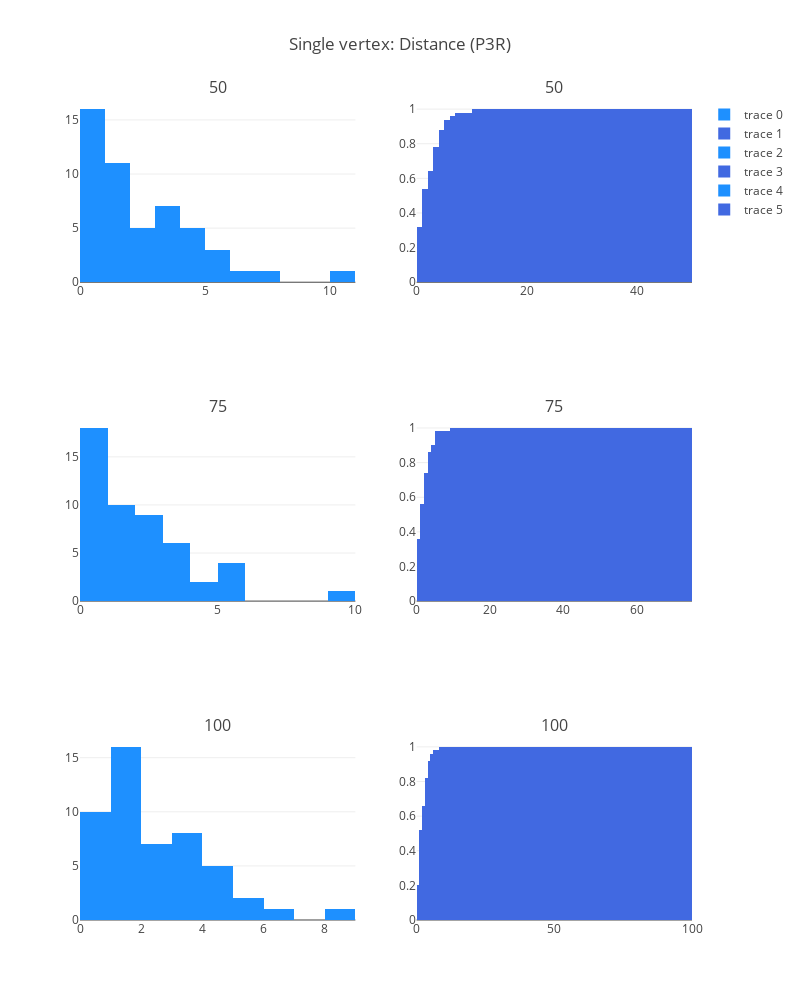

The notebook cell saved with this chart:
### Code cell
fig['layout'].update(height=1000, width=800, title='Single vertex: Distance (P3R)')
iplot(fig, filename='simple-subplot')

### Figure 1 — Plotly figure (JSON) as saved in the notebook; plotly's stock layout.template omitted (floating-point values rounded to 4 significant figures)
{"data": [{"marker": {"color": "dodgerblue"}, "type": "histogram", "x": [10, 2, 0, 0, 1, 2, 2, 3, 0, 0, 1, 5, 2, 1, 4, 0, 3, 0, 0, 1, 1, 0, 3, 4, 4, 0, 1, 0, 3, 5, 0, 1, 0, 0, 4, 6, 5, 0, 3, 1, 1, 4, 1, 0, 3, 1, 0, 7, 3, 2], "xaxis": "x1", "xbins": {"end": 50, "size": 1, "start": 0}, "yaxis": "y1"}, {"cumulative": {"enabled": true}, "histnorm": "probability", "marker": {"color": "royalblue"}, "type": "histogram", "x": [10, 2, 0, 0, 1, 2, 2, 3, 0, 0, 1, 5, 2, 1, 4, 0, 3, 0, 0, 1, 1, 0, 3, 4, 4, 0, 1, 0, 3, 5, 0, 1, 0, 0, 4, 6, 5, 0, 3, 1, 1, 4, 1, 0, 3, 1, 0, 7, 3, 2], "xaxis": "x2", "xbins": {"end": 50, "size": 1, "start": 0}, "yaxis": "y2"}, {"marker": {"color": "dodgerblue"}, "type": "histogram", "x": [4, 1, 0, 5, 5, 0, 2, 0, 0, 0, 3, 5, 0, 3, 0, 2, 0, 0, 0, 0, 2, 1, 4, 0, 2, 1, 3, 3, 0, 3, 1, 9, 2, 2, 3, 1, 1, 5, 1, 1, 1, 2, 0, 2, 0, 2, 0, 0, 0, 1], "xaxis": "x3", "xbins": {"end": 75, "size": 1, "start": 0}, "yaxis": "y3"}, {"cumulative": {"enabled": true}, "histnorm": "probability", "marker": {"color": "royalblue"}, "type": "histogram", "x": [4, 1, 0, 5, 5, 0, 2, 0, 0, 0, 3, 5, 0, 3, 0, 2, 0, 0, 0, 0, 2, 1, 4, 0, 2, 1, 3, 3, 0, 3, 1, 9, 2, 2, 3, 1, 1, 5, 1, 1, 1, 2, 0, 2, 0, 2, 0, 0, 0, 1], "xaxis": "x4", "xbins": {"end": 75, "size": 1, "start": 0}, "yaxis": "y4"}, {"marker": {"color": "dodgerblue"}, "type": "histogram", "x": [1, 2, 4, 3, 0, 2, 2, 1, 2, 4, 2, 0, 4, 1, 0, 3, 1, 2, 0, 1, 0, 0, 5, 4, 3, 3, 1, 8, 3, 3, 0, 0, 5, 1, 1, 1, 2, 0, 1, 1, 0, 1, 1, 1, 6, 4, 3, 1, 3, 1], "xaxis": "x5", "xbins": {"end": 100, "size": 1, "start": 0}, "yaxis": "y5"}, {"cumulative": {"enabled": true}, "histnorm": "probability", "marker": {"color": "royalblue"}, "type": "histogram", "x": [1, 2, 4, 3, 0, 2, 2, 1, 2, 4, 2, 0, 4, 1, 0, 3, 1, 2, 0, 1, 0, 0, 5, 4, 3, 3, 1, 8, 3, 3, 0, 0, 5, 1, 1, 1, 2, 0, 1, 1, 0, 1, 1, 1, 6, 4, 3, 1, 3, 1], "xaxis": "x6", "xbins": {"end": 100, "size": 1, "start": 0}, "yaxis": "y6"}], "layout": {"annotations": [{"font": {"size": 16}, "showarrow": false, "text": "50", "x": 0.225, "xanchor": "center", "xref": "paper", "y": 1, "yanchor": "bottom", "yref": "paper"}, {"font": {"size": 16}, "showarrow": false, "text": "50", "x": 0.775, "xanchor": "center", "xref": "paper", "y": 1, "yanchor": "bottom", "yref": "paper"}, {"font": {"size": 16}, "showarrow": false, "text": "75", "x": 0.225, "xanchor": "center", "xref": "paper", "y": 0.6111, "yanchor": "bottom", "yref": "paper"}, {"font": {"size": 16}, "showarrow": false, "text": "75", "x": 0.775, "xanchor": "center", "xref": "paper", "y": 0.6111, "yanchor": "bottom", "yref": "paper"}, {"font": {"size": 16}, "showarrow": false, "text": "100", "x": 0.225, "xanchor": "center", "xref": "paper", "y": 0.2222, "yanchor": "bottom", "yref": "paper"}, {"font": {"size": 16}, "showarrow": false, "text": "100", "x": 0.775, "xanchor": "center", "xref": "paper", "y": 0.2222, "yanchor": "bottom", "yref": "paper"}], "height": 1000, "title": "Single vertex: Distance (P3R)", "width": 800, "xaxis1": {"anchor": "y1", "domain": [0, 0.45]}, "xaxis2": {"anchor": "y2", "domain": [0.55, 1]}, "xaxis3": {"anchor": "y3", "domain": [0, 0.45]}, "xaxis4": {"anchor": "y4", "domain": [0.55, 1]}, "xaxis5": {"anchor": "y5", "domain": [0, 0.45]}, "xaxis6": {"anchor": "y6", "domain": [0.55, 1]}, "yaxis1": {"anchor": "x1", "domain": [0.7778, 1]}, "yaxis2": {"anchor": "x2", "domain": [0.7778, 1]}, "yaxis3": {"anchor": "x3", "domain": [0.3889, 0.6111]}, "yaxis4": {"anchor": "x4", "domain": [0.3889, 0.6111]}, "yaxis5": {"anchor": "x5", "domain": [0, 0.2222]}, "yaxis6": {"anchor": "x6", "domain": [0, 0.2222]}}}
